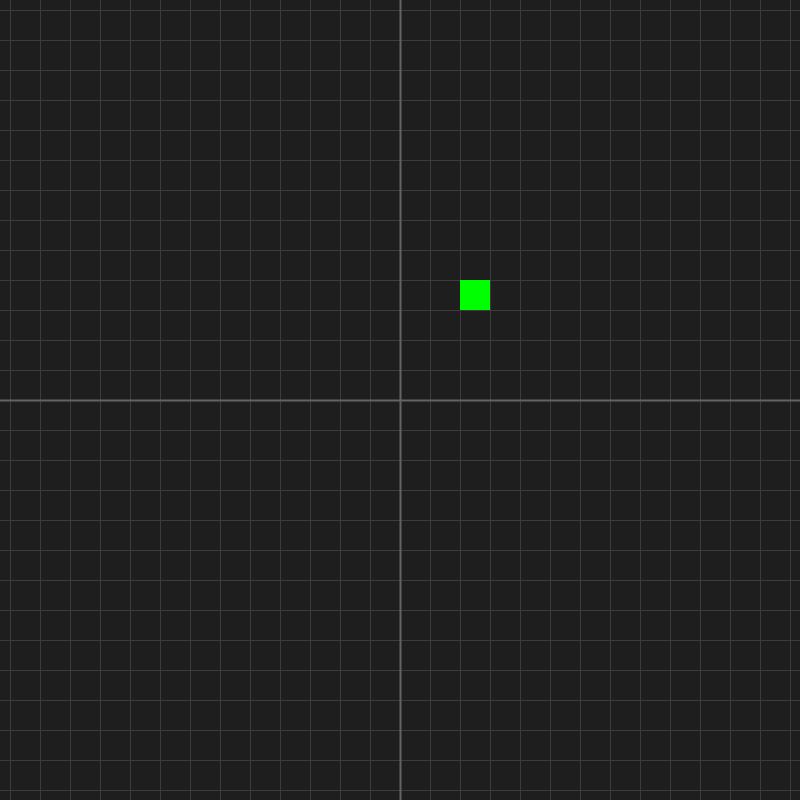
Frame 1 (no input)
Frame 60 (the mouse pressed at the canvas centre just before this capture): identical to frame 1, image omitted
Frame 120 (the mouse held since frame 60 and released just before this capture): identical to frame 1, image omitted

The Processing sketch that drew this single still picture (run headless with seeded random() and noise(); from frame 60 on, the mouse is pressed at the canvas centre):

// Processing sketch: sketch_260303d
// ── sketch_260303d.pde
int PIXEL_SIZE = 30;
int cols, rows;

void setup() {
  size(800, 800);
  cols = width / PIXEL_SIZE;
  rows = height / PIXEL_SIZE;
}

void draw() {
  background(30);
  drawGrid();
  drawPixel(2,3,color(0,255,0));

}

// ──────────────────────────────────────────────
//  HELPER FUNCTIONS
// ──────────────────────────────────────────────
// ──────────────────────────────────────────────── // 辅助函数 // ──────────────────────────────────────────────

int gridToScreenX(int gx) {
  return width / 2 + gx * PIXEL_SIZE;
}

int gridToScreenY(int gy) {
  return height / 2 - (gy + 1) * PIXEL_SIZE;
}

void drawPixel(int gx, int gy, color c) {
  fill(c);
  noStroke();
  rect(gridToScreenX(gx), gridToScreenY(gy), PIXEL_SIZE, PIXEL_SIZE);
}

void drawGrid() {
  stroke(60);
  strokeWeight(1);

  int cx = width / 2;
  int cy = height / 2;

  for (int x = 0; x * PIXEL_SIZE <= width; x++) {
    line(cx + x * PIXEL_SIZE, 0, cx + x * PIXEL_SIZE, height);
    line(cx - x * PIXEL_SIZE, 0, cx - x * PIXEL_SIZE, height);
  }

  for (int y = 0; y * PIXEL_SIZE <= height; y++) {
    line(0, cy + y * PIXEL_SIZE, width, cy + y * PIXEL_SIZE);
    line(0, cy - y * PIXEL_SIZE, width, cy - y * PIXEL_SIZE);
  }

  stroke(100);
  strokeWeight(2);
  line(cx, 0, cx, height);
  line(0, cy, width, cy);
}
